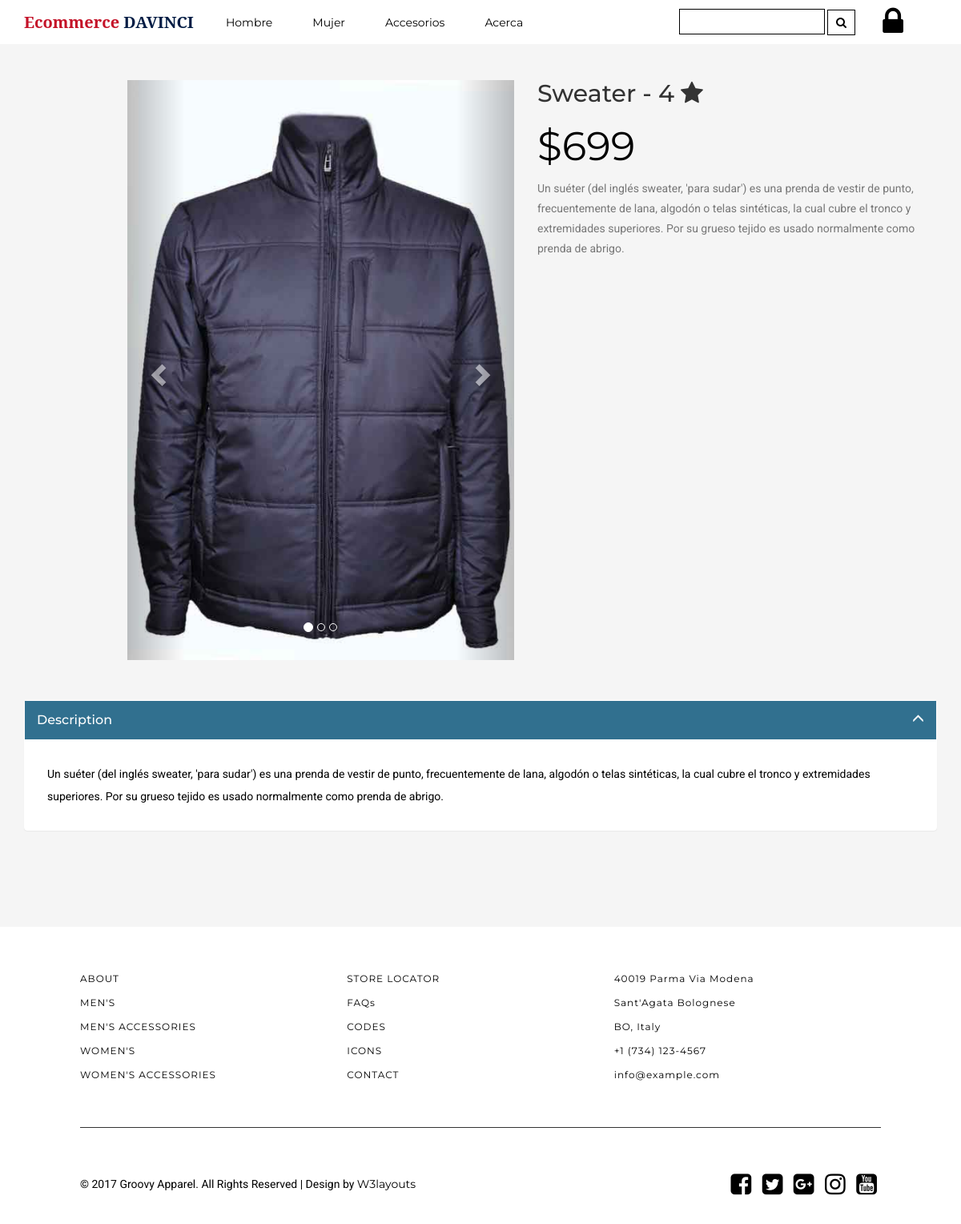
The app's page /mens_single.php?id=1 with its own data.
### tables this page shows
CREATE TABLE `products` (
  `id` int(11) NOT NULL,
  `name` varchar(45) DEFAULT NULL,
  `description` varchar(255) DEFAULT NULL,
  `stock` int(11) DEFAULT NULL,
  `price` double DEFAULT NULL,
  `id_type` int(11) DEFAULT NULL,
  `size` varchar(45) DEFAULT NULL,
  `stars` int(11) DEFAULT NULL,
  PRIMARY KEY (`id`),
  KEY `products_typeProducts_id_fk` (`id_type`),
  CONSTRAINT `products_typeProducts_id_fk` FOREIGN KEY (`id_type`) REFERENCES `typeProducts` (`id`)
);

### database/mens_single.php (the view, shortened to what this page needs)
<?php
if (!empty($_GET['id'])) {
    $sql = 'SELECT * FROM products WHERE id = ' . $_REQUEST["id"];
    $result = $con->query($sql)->fetch();
}
?>
<div class="single-page">
    <div class="single-page-row" id="detail-21">
        <div id="myCarousel" class="col-md-6 single-top-left carousel slide " data-ride="carousel">
            <ol class="carousel-indicators">
                <li data-target="#myCarousel" data-slide-to="0" class="active"></li>
                <li data-target="#myCarousel" data-slide-to="1"></li>
                <li data-target="#myCarousel" data-slide-to="2"></li>
            </ol>
            <div class="carousel-inner">
                <div class="item active">
                    <img src="images/s<?php echo $result['id'] ?>_1.jpg"
                         data-imagezoom="true" class="img-responsive" alt="Groovy Apparel">
                </div>
                <a class="left carousel-control" href="#myCarousel" data-slide="prev">
                    <span class="glyphicon glyphicon-chevron-left"></span>
                </a>
                <a class="right carousel-control" href="#myCarousel" data-slide="next">
                    <span class="glyphicon glyphicon-chevron-right"></span>
                </a>
            </div>
        </div>
        <div class="col-md-6 single-top-right">
            <h1 class="item_name"><?php echo $result['name'] ?> -
                <?php echo $result['stars'] ?> <i class="fa fa-star" aria-hidden="true"> </i>
            </h1>
            <div class="single-price">
                <ul>
                    <li><?php echo "$" . $result['price'] ?>
                    </li>
                </ul>
            </div>
            <p class="single-price-text">
                <?php echo $result['description'] ?>
            </p>
        </div>
    </div>
</div>
<div class="aitsaccordionw3layouts">
    <div class="panel-group" id="accordion" role="tablist" aria-multiselectable="true">
        <div class="panel panel-default">
            <div class="panel-heading" role="tab" id="headingOne">
                <h4 class="panel-title asd">
                    <a class="pa_italic" role="button" data-toggle="collapse" data-parent="#accordion"
                       href="#collapseOne" aria-expanded="true" aria-controls="collapseOne">Description
                              <i class="glyphicon glyphicon-menu-up"
                                                           aria-hidden="true"></i>
                    </a>
                </h4>
            </div>
            <div id="collapseOne" class="panel-collapse collapse in" role="tabpanel"
                 aria-labelledby="headingOne">
                <div class="panel-body panel_text">
                    <div class="scrollbar" id="style-2">
                        <?php echo $result['description'] ?>
                    </div>
                </div>
            </div>
        </div>
    </div>
</div>
</div>

### records on screen
products: name "Sweater", stars "4", price "699", description "Un suéter (del inglés sweater, 'para sudar') es una prenda de vestir de punto, frecuentemente de lana, algodón o telas sintéticas, la cual cubre el tronco y extremidades superiores. Por su grueso tejido es usado normalmente como prenda de abrigo."
